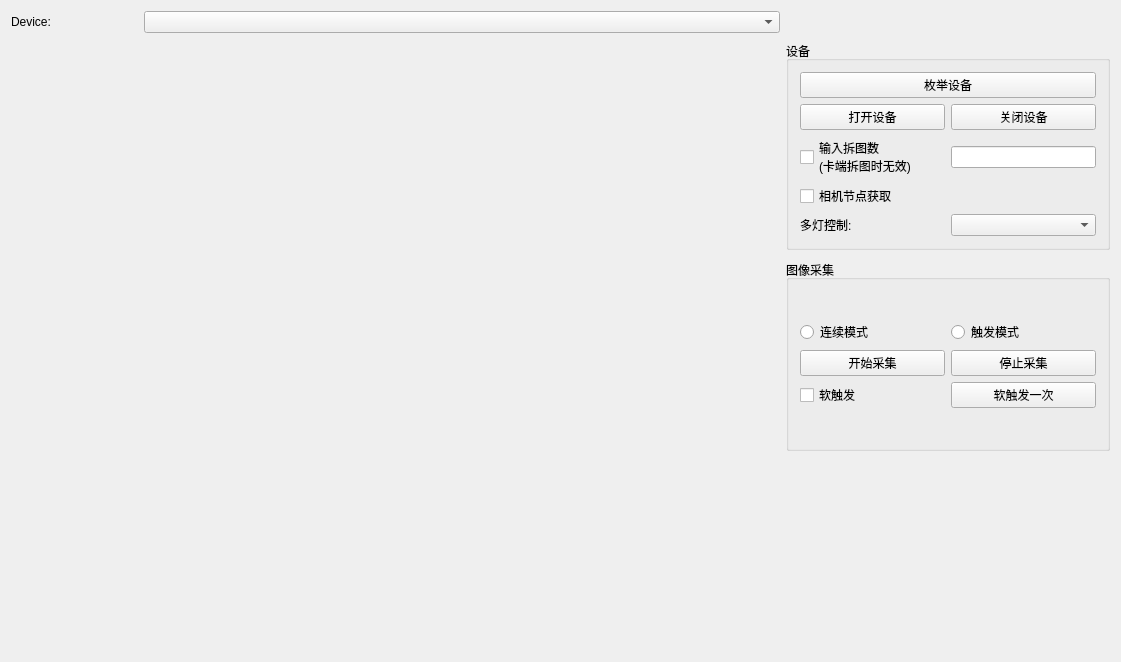
<?xml version="1.0" encoding="UTF-8"?>
<ui version="4.0">
 <class>MultiLightCtrlDemo</class>
 <widget class="QMainWindow" name="MultiLightCtrlDemo">
  <property name="geometry">
   <rect>
    <x>0</x>
    <y>0</y>
    <width>1121</width>
    <height>662</height>
   </rect>
  </property>
  <property name="windowTitle">
   <string>MultiLightCtrlDemo</string>
  </property>
  <widget class="QWidget" name="centralWidget">
   <layout class="QHBoxLayout" name="horizontalLayout" stretch="5,2">
    <item>
     <layout class="QVBoxLayout" name="verticalLayout" stretch="1,10">
      <item>
       <layout class="QGridLayout" name="gridLayout" columnstretch="1,5">
        <item row="0" column="0">
         <widget class="QLabel" name="label_2">
          <property name="text">
           <string>Device:</string>
          </property>
         </widget>
        </item>
        <item row="0" column="1">
         <widget class="QComboBox" name="DevicecomboBox"/>
        </item>
       </layout>
      </item>
      <item>
       <layout class="QGridLayout" name="gridLayout_2" rowstretch="1,1" columnstretch="1,1">
        <item row="0" column="0">
         <widget class="QWidget" name="Display1widget" native="true"/>
        </item>
        <item row="0" column="1">
         <widget class="QWidget" name="Display2widget" native="true"/>
        </item>
        <item row="1" column="0">
         <widget class="QWidget" name="Display3widget" native="true"/>
        </item>
        <item row="1" column="1">
         <widget class="QWidget" name="Display4widget" native="true"/>
        </item>
       </layout>
      </item>
     </layout>
    </item>
    <item>
     <layout class="QVBoxLayout" name="verticalLayout_2" stretch="2,2,2">
      <property name="spacing">
       <number>10</number>
      </property>
      <property name="topMargin">
       <number>30</number>
      </property>
      <property name="bottomMargin">
       <number>10</number>
      </property>
      <item>
       <widget class="QGroupBox" name="groupBox">
        <property name="title">
         <string>设备</string>
        </property>
        <layout class="QGridLayout" name="gridLayout_4">
         <item row="1" column="0">
          <layout class="QGridLayout" name="gridLayout_5" rowstretch="1,1,1,1,1" columnstretch="1,1">
           <property name="sizeConstraint">
            <enum>QLayout::SetDefaultConstraint</enum>
           </property>
           <item row="0" column="0" colspan="2">
            <widget class="QPushButton" name="EnumDeviceButton">
             <property name="sizePolicy">
              <sizepolicy hsizetype="Expanding" vsizetype="Fixed">
               <horstretch>0</horstretch>
               <verstretch>0</verstretch>
              </sizepolicy>
             </property>
             <property name="text">
              <string>枚举设备</string>
             </property>
            </widget>
           </item>
           <item row="1" column="0" colspan="2">
            <layout class="QHBoxLayout" name="horizontalLayout_2" stretch="0,0">
             <property name="spacing">
              <number>6</number>
             </property>
             <property name="sizeConstraint">
              <enum>QLayout::SetDefaultConstraint</enum>
             </property>
             <item>
              <widget class="QPushButton" name="OpenButton">
               <property name="sizePolicy">
                <sizepolicy hsizetype="Expanding" vsizetype="Fixed">
                 <horstretch>0</horstretch>
                 <verstretch>0</verstretch>
                </sizepolicy>
               </property>
               <property name="minimumSize">
                <size>
                 <width>145</width>
                 <height>0</height>
                </size>
               </property>
               <property name="text">
                <string>打开设备</string>
               </property>
              </widget>
             </item>
             <item>
              <widget class="QPushButton" name="CloseButton">
               <property name="sizePolicy">
                <sizepolicy hsizetype="Expanding" vsizetype="Fixed">
                 <horstretch>0</horstretch>
                 <verstretch>0</verstretch>
                </sizepolicy>
               </property>
               <property name="minimumSize">
                <size>
                 <width>145</width>
                 <height>0</height>
                </size>
               </property>
               <property name="text">
                <string>关闭设备</string>
               </property>
              </widget>
             </item>
            </layout>
           </item>
           <item row="2" column="1">
            <widget class="QLineEdit" name="txtUserInput"/>
           </item>
           <item row="2" column="0">
            <widget class="QCheckBox" name="chkUserInput">
             <property name="sizePolicy">
              <sizepolicy hsizetype="Expanding" vsizetype="Fixed">
               <horstretch>0</horstretch>
               <verstretch>0</verstretch>
              </sizepolicy>
             </property>
             <property name="text">
              <string>输入拆图数
(卡端拆图时无效)</string>
             </property>
            </widget>
           </item>
           <item row="3" column="0">
            <widget class="QCheckBox" name="chkCamNode">
             <property name="sizePolicy">
              <sizepolicy hsizetype="Expanding" vsizetype="Fixed">
               <horstretch>0</horstretch>
               <verstretch>0</verstretch>
              </sizepolicy>
             </property>
             <property name="text">
              <string>相机节点获取</string>
             </property>
            </widget>
           </item>
           <item row="4" column="0">
            <widget class="QLabel" name="label_3">
             <property name="text">
              <string>多灯控制:</string>
             </property>
            </widget>
           </item>
           <item row="4" column="1">
            <widget class="QComboBox" name="MultiLightcomboBox"/>
           </item>
          </layout>
         </item>
        </layout>
       </widget>
      </item>
      <item>
       <widget class="QGroupBox" name="groupBox_3">
        <property name="title">
         <string>图像采集</string>
        </property>
        <layout class="QGridLayout" name="gridLayout_6">
         <item row="0" column="0">
          <layout class="QGridLayout" name="gridLayout_7">
           <item row="0" column="0">
            <widget class="QRadioButton" name="ContinusRadioButton">
             <property name="text">
              <string>连续模式</string>
             </property>
            </widget>
           </item>
           <item row="0" column="1">
            <widget class="QRadioButton" name="TriggerRadioButton">
             <property name="text">
              <string>触发模式</string>
             </property>
            </widget>
           </item>
           <item row="1" column="1">
            <widget class="QPushButton" name="StopButton">
             <property name="text">
              <string>停止采集</string>
             </property>
            </widget>
           </item>
           <item row="1" column="0">
            <widget class="QPushButton" name="StartButton">
             <property name="text">
              <string>开始采集</string>
             </property>
            </widget>
           </item>
           <item row="2" column="0">
            <widget class="QCheckBox" name="SoftwareCheckBox">
             <property name="text">
              <string>软触发</string>
             </property>
            </widget>
           </item>
           <item row="2" column="1">
            <widget class="QPushButton" name="SoftwareButton">
             <property name="text">
              <string>软触发一次</string>
             </property>
            </widget>
           </item>
          </layout>
         </item>
        </layout>
       </widget>
      </item>
      <item>
       <spacer name="verticalSpacer">
        <property name="orientation">
         <enum>Qt::Vertical</enum>
        </property>
        <property name="sizeHint" stdset="0">
         <size>
          <width>20</width>
          <height>40</height>
         </size>
        </property>
       </spacer>
      </item>
     </layout>
    </item>
   </layout>
  </widget>
 </widget>
 <layoutdefault spacing="6" margin="11"/>
 <resources/>
 <connections/>
</ui>
